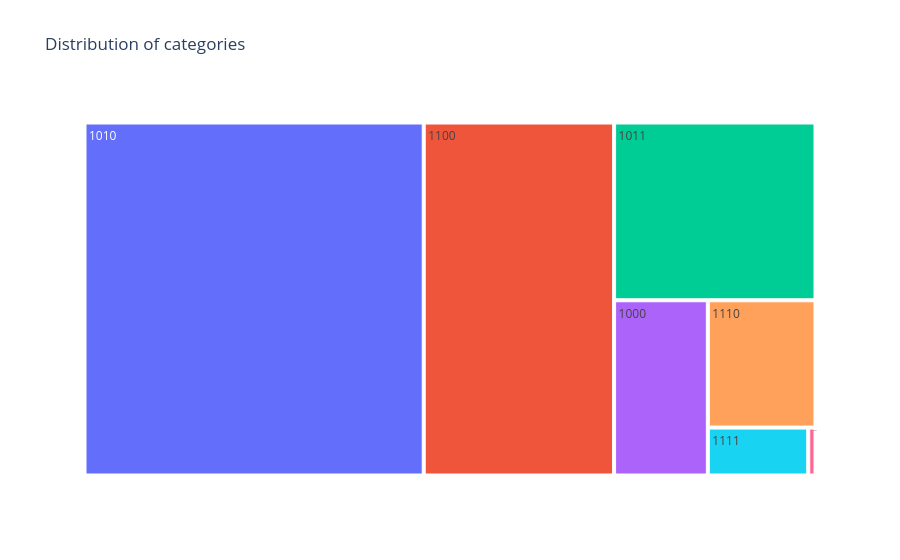

Source (notebook cell):
### Code cell
import pandas as pd
import plotly.express as px

plot_df = counts.rename_axis("group").reset_index(name="count")
plot_df["group"] = plot_df["group"].astype(str)

fig = px.treemap(
    plot_df,
    path=["group"],
    values="count",
    title="Distribution of categories",
)

fig.show()

### Figure 1 — Plotly figure (JSON) as saved in the notebook; plotly's stock layout.template omitted (floating-point values rounded to 4 significant figures)
{"data": [{"branchvalues": "total", "domain": {"x": [0.0, 1.0], "y": [0.0, 1.0]}, "hovertemplate": "labels=%{label}<br>count=%{value}<br>parent=%{parent}<br>id=%{id}<extra></extra>", "ids": ["1010", "1100", "1011", "1000", "1110", "1111", "1001"], "labels": ["1010", "1100", "1011", "1000", "1110", "1111", "1001"], "name": "", "parents": ["", "", "", "", "", "", ""], "values": [3783.0, 2123.0, 1131.0, 519.0, 433.0, 152.0, 11.0], "type": "treemap"}], "layout": {"legend": {"tracegroupgap": 0}, "title": {"text": "Distribution of categories"}}}
